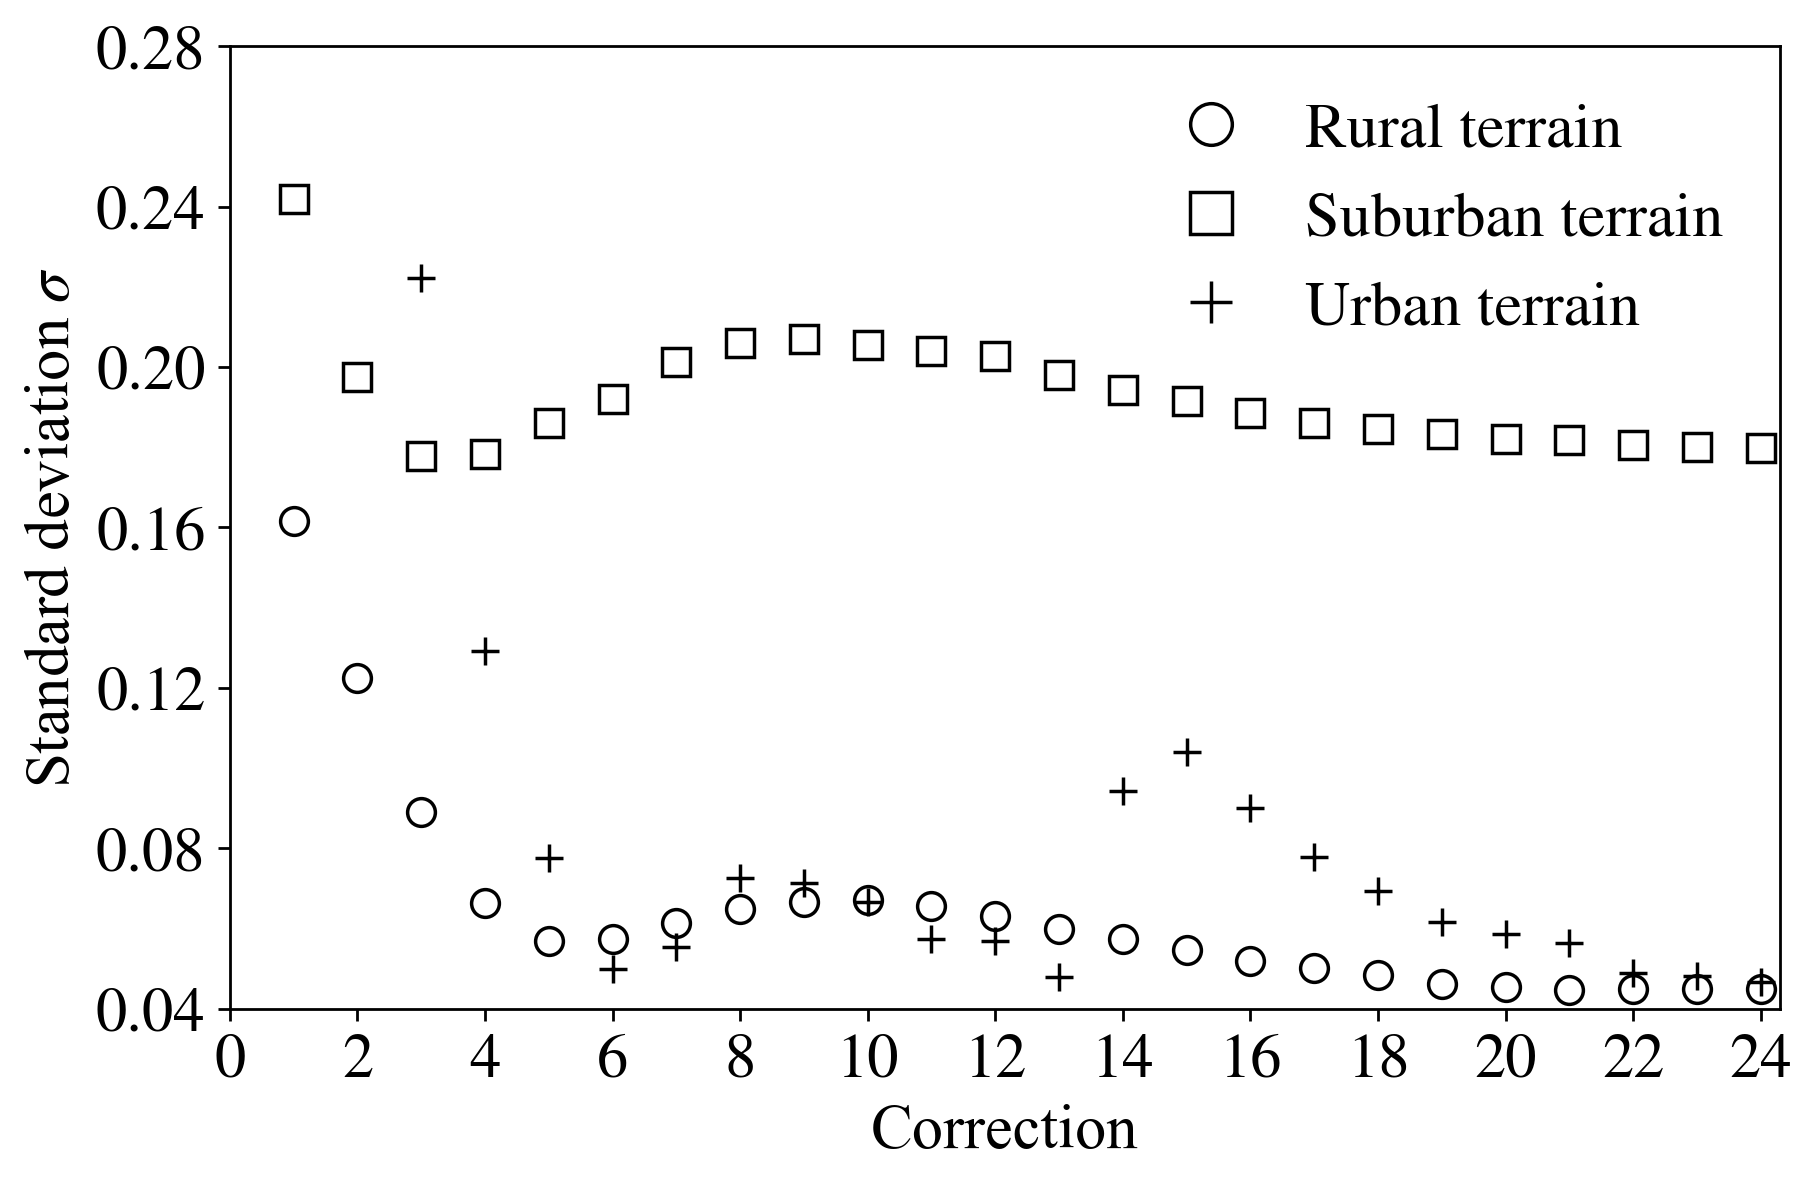

Generate this figure with Python:
import matplotlib
import numpy as np
import pylab as plt

#Change font type and font size in axis labels
matplotlib.rcParams.update({'legend.markerscale': 1.5, 'legend.handlelength': 1, 'legend.frameon': 0, 'legend.handletextpad': 1 , 'font.size': 18,'font.family':'Times New Roman'})

#matplotlib.rcParams['text.usetex'] = True
#matplotlib.rcParams['text.latex.unicode'] = True
matplotlib.rcParams['mathtext.fontset'] = 'stix'
matplotlib.rcParams['font.family'] = 'STIXGeneral'

################################################### Rural terrain ###################################################

sr5000_rural = np.loadtxt('SL1_stressResidual_5000_rural.dat')
sr10000_rural = np.loadtxt('SL1_stressResidual_10000_rural.dat')
sr15000_rural = np.loadtxt('SL1_stressResidual_15000_rural.dat')
sr20000_rural = np.loadtxt('SL1_stressResidual_20000_rural.dat')
sr25000_rural = np.loadtxt('SL1_stressResidual_25000_rural.dat')
sr30000_rural = np.loadtxt('SL1_stressResidual_30000_rural.dat')
sr35000_rural = np.loadtxt('SL1_stressResidual_35000_rural.dat')
sr40000_rural = np.loadtxt('SL1_stressResidual_40000_rural.dat')
sr45000_rural = np.loadtxt('SL1_stressResidual_45000_rural.dat')
sr50000_rural = np.loadtxt('SL1_stressResidual_50000_rural.dat')
sr55000_rural = np.loadtxt('SL1_stressResidual_55000_rural.dat')
sr60000_rural = np.loadtxt('SL1_stressResidual_60000_rural.dat')
sr65000_rural = np.loadtxt('SL1_stressResidual_65000_rural.dat')
sr70000_rural = np.loadtxt('SL1_stressResidual_70000_rural.dat')
sr75000_rural = np.loadtxt('SL1_stressResidual_75000_rural.dat')
sr80000_rural = np.loadtxt('SL1_stressResidual_80000_rural.dat')
sr85000_rural = np.loadtxt('SL1_stressResidual_85000_rural.dat')
sr90000_rural = np.loadtxt('SL1_stressResidual_90000_rural.dat')
sr95000_rural = np.loadtxt('SL1_stressResidual_95000_rural.dat')
sr100000_rural = np.loadtxt('SL1_stressResidual_100000_rural.dat')
sr105000_rural = np.loadtxt('SL1_stressResidual_105000_rural.dat')
sr110000_rural = np.loadtxt('SL1_stressResidual_110000_rural.dat')
sr115000_rural = np.loadtxt('SL1_stressResidual_115000_rural.dat')
sr120000_rural = np.loadtxt('SL1_stressResidual_120000_rural.dat')
sr125000_rural = np.loadtxt('SL1_stressResidual_125000_rural.dat')

ruralNumCorrections = np.arange(1,24.01,1)

diff5000_rural = np.zeros(np.size(sr5000_rural[:,1]))
for i in range(0,np.size(sr5000_rural[:,1])):
    diff5000_rural[i] = pow(sr5000_rural[i,1],2)

diff10000_rural = np.zeros(np.size(sr10000_rural[:,1]))
for i in range(0,np.size(sr10000_rural[:,1])):
    diff10000_rural[i] = pow(sr10000_rural[i,1],2)

diff15000_rural = np.zeros(np.size(sr15000_rural[:,1]))
for i in range(0,np.size(sr15000_rural[:,1])):
    diff15000_rural[i] = pow(sr15000_rural[i,1],2)

diff20000_rural = np.zeros(np.size(sr20000_rural[:,1]))
for i in range(0,np.size(sr20000_rural[:,1])):
    diff20000_rural[i] = pow(sr20000_rural[i,1],2)

diff25000_rural = np.zeros(np.size(sr25000_rural[:,1]))
for i in range(0,np.size(sr25000_rural[:,1])):
    diff25000_rural[i] = pow(sr25000_rural[i,1],2)

diff30000_rural = np.zeros(np.size(sr30000_rural[:,1]))
for i in range(0,np.size(sr30000_rural[:,1])):
    diff30000_rural[i] = pow(sr30000_rural[i,1],2)

diff35000_rural = np.zeros(np.size(sr35000_rural[:,1]))
for i in range(0,np.size(sr35000_rural[:,1])):
    diff35000_rural[i] = pow(sr35000_rural[i,1],2)

diff40000_rural = np.zeros(np.size(sr40000_rural[:,1]))
for i in range(0,np.size(sr40000_rural[:,1])):
    diff40000_rural[i] = pow(sr40000_rural[i,1],2)

diff45000_rural = np.zeros(np.size(sr45000_rural[:,1]))
for i in range(0,np.size(sr45000_rural[:,1])):
    diff45000_rural[i] = pow(sr45000_rural[i,1],2)

diff50000_rural = np.zeros(np.size(sr50000_rural[:,1]))
for i in range(0,np.size(sr50000_rural[:,1])):
    diff50000_rural[i] = pow(sr50000_rural[i,1],2)

diff55000_rural = np.zeros(np.size(sr55000_rural[:,1]))
for i in range(0,np.size(sr55000_rural[:,1])):
    diff55000_rural[i] = pow(sr55000_rural[i,1],2)

diff60000_rural = np.zeros(np.size(sr60000_rural[:,1]))
for i in range(0,np.size(sr60000_rural[:,1])):
    diff60000_rural[i] = pow(sr60000_rural[i,1],2)

diff65000_rural = np.zeros(np.size(sr65000_rural[:,1]))
for i in range(0,np.size(sr65000_rural[:,1])):
    diff65000_rural[i] = pow(sr65000_rural[i,1],2)

diff70000_rural = np.zeros(np.size(sr70000_rural[:,1]))
for i in range(0,np.size(sr70000_rural[:,1])):
    diff70000_rural[i] = pow(sr70000_rural[i,1],2)

diff75000_rural = np.zeros(np.size(sr75000_rural[:,1]))
for i in range(0,np.size(sr75000_rural[:,1])):
    diff75000_rural[i] = pow(sr75000_rural[i,1],2)

diff80000_rural = np.zeros(np.size(sr80000_rural[:,1]))
for i in range(0,np.size(sr80000_rural[:,1])):
    diff80000_rural[i] = pow(sr80000_rural[i,1],2)

diff85000_rural = np.zeros(np.size(sr85000_rural[:,1]))
for i in range(0,np.size(sr85000_rural[:,1])):
    diff85000_rural[i] = pow(sr85000_rural[i,1],2)

diff90000_rural = np.zeros(np.size(sr90000_rural[:,1]))
for i in range(0,np.size(sr90000_rural[:,1])):
    diff90000_rural[i] = pow(sr90000_rural[i,1],2)

diff95000_rural = np.zeros(np.size(sr95000_rural[:,1]))
for i in range(0,np.size(sr95000_rural[:,1])):
    diff95000_rural[i] = pow(sr95000_rural[i,1],2)

diff100000_rural = np.zeros(np.size(sr100000_rural[:,1]))
for i in range(0,np.size(sr100000_rural[:,1])):
    diff100000_rural[i] = pow(sr100000_rural[i,1],2)

diff105000_rural = np.zeros(np.size(sr105000_rural[:,1]))
for i in range(0,np.size(sr105000_rural[:,1])):
    diff105000_rural[i] = pow(sr105000_rural[i,1],2)

diff110000_rural = np.zeros(np.size(sr110000_rural[:,1]))
for i in range(0,np.size(sr110000_rural[:,1])):
    diff110000_rural[i] = pow(sr110000_rural[i,1],2)

diff115000_rural = np.zeros(np.size(sr115000_rural[:,1]))
for i in range(0,np.size(sr115000_rural[:,1])):
    diff115000_rural[i] = pow(sr115000_rural[i,1],2)

diff120000_rural = np.zeros(np.size(sr120000_rural[:,1]))
for i in range(0,np.size(sr120000_rural[:,1])):
    diff120000_rural[i] = pow(sr120000_rural[i,1],2)

diff125000_rural = np.zeros(np.size(sr125000_rural[:,1]))
for i in range(0,np.size(sr125000_rural[:,1])):
    diff125000_rural[i] = pow(sr125000_rural[i,1],2)

STD_rural = np.array([ np.sqrt( np.sum(diff5000_rural) / (np.size(sr5000_rural[:,1])) ),
np.sqrt( np.sum(diff10000_rural) / (np.size(sr10000_rural[:,1])) ),
np.sqrt( np.sum(diff15000_rural) / (np.size(sr15000_rural[:,1])) ),
np.sqrt( np.sum(diff20000_rural) / (np.size(sr20000_rural[:,1])) ),
np.sqrt( np.sum(diff25000_rural) / (np.size(sr25000_rural[:,1])) ),
np.sqrt( np.sum(diff30000_rural) / (np.size(sr30000_rural[:,1])) ),
np.sqrt( np.sum(diff35000_rural) / (np.size(sr35000_rural[:,1])) ),
np.sqrt( np.sum(diff40000_rural) / (np.size(sr40000_rural[:,1])) ),
np.sqrt( np.sum(diff45000_rural) / (np.size(sr45000_rural[:,1])) ),
np.sqrt( np.sum(diff50000_rural) / (np.size(sr50000_rural[:,1])) ),
np.sqrt( np.sum(diff55000_rural) / (np.size(sr55000_rural[:,1])) ),
np.sqrt( np.sum(diff60000_rural) / (np.size(sr60000_rural[:,1])) ),
np.sqrt( np.sum(diff65000_rural) / (np.size(sr65000_rural[:,1])) ),
np.sqrt( np.sum(diff70000_rural) / (np.size(sr70000_rural[:,1])) ),
np.sqrt( np.sum(diff75000_rural) / (np.size(sr75000_rural[:,1])) ),
np.sqrt( np.sum(diff80000_rural) / (np.size(sr80000_rural[:,1])) ),
np.sqrt( np.sum(diff85000_rural) / (np.size(sr85000_rural[:,1])) ),
np.sqrt( np.sum(diff90000_rural) / (np.size(sr90000_rural[:,1])) ),
np.sqrt( np.sum(diff95000_rural) / (np.size(sr95000_rural[:,1])) ),
np.sqrt( np.sum(diff100000_rural) / (np.size(sr100000_rural[:,1])) ),
np.sqrt( np.sum(diff105000_rural) / (np.size(sr105000_rural[:,1])) ),
np.sqrt( np.sum(diff110000_rural) / (np.size(sr110000_rural[:,1])) ),
np.sqrt( np.sum(diff115000_rural) / (np.size(sr115000_rural[:,1])) ),
np.sqrt( np.sum(diff120000_rural) / (np.size(sr120000_rural[:,1])) )  ])
#np.sqrt( np.sum(diff125000_rural) / (np.size(sr125000_rural[:,1])) ) ])

################################################### SubUrban terrain ###################################################

sr5000_suburban = np.loadtxt('SL1_stressResidual_5000_suburban.dat')
sr10000_suburban = np.loadtxt('SL1_stressResidual_10000_suburban.dat')
sr15000_suburban = np.loadtxt('SL1_stressResidual_15000_suburban.dat')
sr20000_suburban = np.loadtxt('SL1_stressResidual_20000_suburban.dat')
sr25000_suburban = np.loadtxt('SL1_stressResidual_25000_suburban.dat')
sr30000_suburban = np.loadtxt('SL1_stressResidual_30000_suburban.dat')
sr35000_suburban = np.loadtxt('SL1_stressResidual_35000_suburban.dat')
sr40000_suburban = np.loadtxt('SL1_stressResidual_40000_suburban.dat')
sr45000_suburban = np.loadtxt('SL1_stressResidual_45000_suburban.dat')
sr50000_suburban = np.loadtxt('SL1_stressResidual_50000_suburban.dat')
sr55000_suburban = np.loadtxt('SL1_stressResidual_55000_suburban.dat')
sr60000_suburban = np.loadtxt('SL1_stressResidual_60000_suburban.dat')
sr65000_suburban = np.loadtxt('SL1_stressResidual_65000_suburban.dat')
sr70000_suburban = np.loadtxt('SL1_stressResidual_70000_suburban.dat')
sr75000_suburban = np.loadtxt('SL1_stressResidual_75000_suburban.dat')
sr80000_suburban = np.loadtxt('SL1_stressResidual_80000_suburban.dat')
sr85000_suburban = np.loadtxt('SL1_stressResidual_85000_suburban.dat')
sr90000_suburban = np.loadtxt('SL1_stressResidual_90000_suburban.dat')
sr95000_suburban = np.loadtxt('SL1_stressResidual_95000_suburban.dat')
sr100000_suburban = np.loadtxt('SL1_stressResidual_100000_suburban.dat')
sr105000_suburban = np.loadtxt('SL1_stressResidual_105000_suburban.dat')
sr110000_suburban = np.loadtxt('SL1_stressResidual_110000_suburban.dat')
sr115000_suburban = np.loadtxt('SL1_stressResidual_115000_suburban.dat')
sr120000_suburban = np.loadtxt('SL1_stressResidual_120000_suburban.dat')
sr125000_suburban = np.loadtxt('SL1_stressResidual_125000_suburban.dat')

suburbanNumCorrections = np.arange(1,24.01,1)

diff5000_suburban = np.zeros(np.size(sr5000_suburban[:,1]))
for i in range(0,np.size(sr5000_suburban[:,1])):
    diff5000_suburban[i] = pow(sr5000_suburban[i,1],2)

diff10000_suburban = np.zeros(np.size(sr10000_suburban[:,1]))
for i in range(0,np.size(sr10000_suburban[:,1])):
    diff10000_suburban[i] = pow(sr10000_suburban[i,1],2)

diff15000_suburban = np.zeros(np.size(sr15000_suburban[:,1]))
for i in range(0,np.size(sr15000_suburban[:,1])):
    diff15000_suburban[i] = pow(sr15000_suburban[i,1],2)

diff20000_suburban = np.zeros(np.size(sr20000_suburban[:,1]))
for i in range(0,np.size(sr20000_suburban[:,1])):
    diff20000_suburban[i] = pow(sr20000_suburban[i,1],2)

diff25000_suburban = np.zeros(np.size(sr25000_suburban[:,1]))
for i in range(0,np.size(sr25000_suburban[:,1])):
    diff25000_suburban[i] = pow(sr25000_suburban[i,1],2)

diff30000_suburban = np.zeros(np.size(sr30000_suburban[:,1]))
for i in range(0,np.size(sr30000_suburban[:,1])):
    diff30000_suburban[i] = pow(sr30000_suburban[i,1],2)

diff35000_suburban = np.zeros(np.size(sr35000_suburban[:,1]))
for i in range(0,np.size(sr35000_suburban[:,1])):
    diff35000_suburban[i] = pow(sr35000_suburban[i,1],2)

diff40000_suburban = np.zeros(np.size(sr40000_suburban[:,1]))
for i in range(0,np.size(sr40000_suburban[:,1])):
    diff40000_suburban[i] = pow(sr40000_suburban[i,1],2)

diff45000_suburban = np.zeros(np.size(sr45000_suburban[:,1]))
for i in range(0,np.size(sr45000_suburban[:,1])):
    diff45000_suburban[i] = pow(sr45000_suburban[i,1],2)

diff50000_suburban = np.zeros(np.size(sr50000_suburban[:,1]))
for i in range(0,np.size(sr50000_suburban[:,1])):
    diff50000_suburban[i] = pow(sr50000_suburban[i,1],2)

diff55000_suburban = np.zeros(np.size(sr55000_suburban[:,1]))
for i in range(0,np.size(sr55000_suburban[:,1])):
    diff55000_suburban[i] = pow(sr55000_suburban[i,1],2)

diff60000_suburban = np.zeros(np.size(sr60000_suburban[:,1]))
for i in range(0,np.size(sr60000_suburban[:,1])):
    diff60000_suburban[i] = pow(sr60000_suburban[i,1],2)

diff65000_suburban = np.zeros(np.size(sr65000_suburban[:,1]))
for i in range(0,np.size(sr65000_suburban[:,1])):
    diff65000_suburban[i] = pow(sr65000_suburban[i,1],2)

diff70000_suburban = np.zeros(np.size(sr70000_suburban[:,1]))
for i in range(0,np.size(sr70000_suburban[:,1])):
    diff70000_suburban[i] = pow(sr70000_suburban[i,1],2)

diff75000_suburban = np.zeros(np.size(sr75000_suburban[:,1]))
for i in range(0,np.size(sr75000_suburban[:,1])):
    diff75000_suburban[i] = pow(sr75000_suburban[i,1],2)

diff80000_suburban = np.zeros(np.size(sr80000_suburban[:,1]))
for i in range(0,np.size(sr80000_suburban[:,1])):
    diff80000_suburban[i] = pow(sr80000_suburban[i,1],2)

diff85000_suburban = np.zeros(np.size(sr85000_suburban[:,1]))
for i in range(0,np.size(sr85000_suburban[:,1])):
    diff85000_suburban[i] = pow(sr85000_suburban[i,1],2)

diff90000_suburban = np.zeros(np.size(sr90000_suburban[:,1]))
for i in range(0,np.size(sr90000_suburban[:,1])):
    diff90000_suburban[i] = pow(sr90000_suburban[i,1],2)

diff95000_suburban = np.zeros(np.size(sr95000_suburban[:,1]))
for i in range(0,np.size(sr95000_suburban[:,1])):
    diff95000_suburban[i] = pow(sr95000_suburban[i,1],2)

diff100000_suburban = np.zeros(np.size(sr100000_suburban[:,1]))
for i in range(0,np.size(sr100000_suburban[:,1])):
    diff100000_suburban[i] = pow(sr100000_suburban[i,1],2)

diff105000_suburban = np.zeros(np.size(sr105000_suburban[:,1]))
for i in range(0,np.size(sr105000_suburban[:,1])):
    diff105000_suburban[i] = pow(sr105000_suburban[i,1],2)

diff110000_suburban = np.zeros(np.size(sr110000_suburban[:,1]))
for i in range(0,np.size(sr110000_suburban[:,1])):
    diff110000_suburban[i] = pow(sr110000_suburban[i,1],2)

diff115000_suburban = np.zeros(np.size(sr115000_suburban[:,1]))
for i in range(0,np.size(sr115000_suburban[:,1])):
    diff115000_suburban[i] = pow(sr115000_suburban[i,1],2)

diff120000_suburban = np.zeros(np.size(sr120000_suburban[:,1]))
for i in range(0,np.size(sr120000_suburban[:,1])):
    diff120000_suburban[i] = pow(sr120000_suburban[i,1],2)

diff125000_suburban = np.zeros(np.size(sr125000_suburban[:,1]))
for i in range(0,np.size(sr125000_suburban[:,1])):
    diff125000_suburban[i] = pow(sr125000_suburban[i,1],2)

STD_suburban = np.array([ np.sqrt( np.sum(diff5000_suburban) / (np.size(sr5000_suburban[:,1])) ),
np.sqrt( np.sum(diff10000_suburban) / (np.size(sr10000_suburban[:,1])) ),
np.sqrt( np.sum(diff15000_suburban) / (np.size(sr15000_suburban[:,1])) ),
np.sqrt( np.sum(diff20000_suburban) / (np.size(sr20000_suburban[:,1])) ),
np.sqrt( np.sum(diff25000_suburban) / (np.size(sr25000_suburban[:,1])) ),
np.sqrt( np.sum(diff30000_suburban) / (np.size(sr30000_suburban[:,1])) ),
np.sqrt( np.sum(diff35000_suburban) / (np.size(sr35000_suburban[:,1])) ),
np.sqrt( np.sum(diff40000_suburban) / (np.size(sr40000_suburban[:,1])) ),
np.sqrt( np.sum(diff45000_suburban) / (np.size(sr45000_suburban[:,1])) ),
np.sqrt( np.sum(diff50000_suburban) / (np.size(sr50000_suburban[:,1])) ),
np.sqrt( np.sum(diff55000_suburban) / (np.size(sr55000_suburban[:,1])) ),
np.sqrt( np.sum(diff60000_suburban) / (np.size(sr60000_suburban[:,1])) ),
np.sqrt( np.sum(diff65000_suburban) / (np.size(sr65000_suburban[:,1])) ),
np.sqrt( np.sum(diff70000_suburban) / (np.size(sr70000_suburban[:,1])) ),
np.sqrt( np.sum(diff75000_suburban) / (np.size(sr75000_suburban[:,1])) ),
np.sqrt( np.sum(diff80000_suburban) / (np.size(sr80000_suburban[:,1])) ),
np.sqrt( np.sum(diff85000_suburban) / (np.size(sr85000_suburban[:,1])) ),
np.sqrt( np.sum(diff90000_suburban) / (np.size(sr90000_suburban[:,1])) ),
np.sqrt( np.sum(diff95000_suburban) / (np.size(sr95000_suburban[:,1])) ),
np.sqrt( np.sum(diff100000_suburban) / (np.size(sr100000_suburban[:,1])) ),
np.sqrt( np.sum(diff105000_suburban) / (np.size(sr105000_suburban[:,1])) ),
np.sqrt( np.sum(diff110000_suburban) / (np.size(sr110000_suburban[:,1])) ),
np.sqrt( np.sum(diff115000_suburban) / (np.size(sr115000_suburban[:,1])) ),
np.sqrt( np.sum(diff120000_suburban) / (np.size(sr120000_suburban[:,1])) )  ])
#np.sqrt( np.sum(diff125000_suburban) / (np.size(sr125000_suburban[:,1])) ) ])

################################################### Urban terrain ###################################################

sr5000_urban = np.loadtxt('SL1_stressResidual_5000_urban.dat')
sr10000_urban = np.loadtxt('SL1_stressResidual_10000_urban.dat')
sr15000_urban = np.loadtxt('SL1_stressResidual_15000_urban.dat')
sr20000_urban = np.loadtxt('SL1_stressResidual_20000_urban.dat')
sr25000_urban = np.loadtxt('SL1_stressResidual_25000_urban.dat')
sr30000_urban = np.loadtxt('SL1_stressResidual_30000_urban.dat')
sr35000_urban = np.loadtxt('SL1_stressResidual_35000_urban.dat')
sr40000_urban = np.loadtxt('SL1_stressResidual_40000_urban.dat')
sr45000_urban = np.loadtxt('SL1_stressResidual_45000_urban.dat')
sr50000_urban = np.loadtxt('SL1_stressResidual_50000_urban.dat')
sr55000_urban = np.loadtxt('SL1_stressResidual_55000_urban.dat')
sr60000_urban = np.loadtxt('SL1_stressResidual_60000_urban.dat')
sr65000_urban = np.loadtxt('SL1_stressResidual_65000_urban.dat')
sr70000_urban = np.loadtxt('SL1_stressResidual_70000_urban.dat')
sr75000_urban = np.loadtxt('SL1_stressResidual_75000_urban.dat')
sr80000_urban = np.loadtxt('SL1_stressResidual_80000_urban.dat')
sr85000_urban = np.loadtxt('SL1_stressResidual_85000_urban.dat')
sr90000_urban = np.loadtxt('SL1_stressResidual_90000_urban.dat')
sr95000_urban = np.loadtxt('SL1_stressResidual_95000_urban.dat')
sr100000_urban = np.loadtxt('SL1_stressResidual_100000_urban.dat')
sr105000_urban = np.loadtxt('SL1_stressResidual_105000_urban.dat')
sr110000_urban = np.loadtxt('SL1_stressResidual_110000_urban.dat')
sr115000_urban = np.loadtxt('SL1_stressResidual_115000_urban.dat')
sr120000_urban = np.loadtxt('SL1_stressResidual_120000_urban.dat')
sr125000_urban = np.loadtxt('SL1_stressResidual_125000_urban.dat')

urbanNumCorrections = np.arange(1,24.01,1)

diff5000_urban = np.zeros(np.size(sr5000_urban[:,1]))
for i in range(0,np.size(sr5000_urban[:,1])):
    diff5000_urban[i] = pow(sr5000_urban[i,1],2)

diff10000_urban = np.zeros(np.size(sr10000_urban[:,1]))
for i in range(0,np.size(sr10000_urban[:,1])):
    diff10000_urban[i] = pow(sr10000_urban[i,1],2)

diff15000_urban = np.zeros(np.size(sr15000_urban[:,1]))
for i in range(0,np.size(sr15000_urban[:,1])):
    diff15000_urban[i] = pow(sr15000_urban[i,1],2)

diff20000_urban = np.zeros(np.size(sr20000_urban[:,1]))
for i in range(0,np.size(sr20000_urban[:,1])):
    diff20000_urban[i] = pow(sr20000_urban[i,1],2)

diff25000_urban = np.zeros(np.size(sr25000_urban[:,1]))
for i in range(0,np.size(sr25000_urban[:,1])):
    diff25000_urban[i] = pow(sr25000_urban[i,1],2)

diff30000_urban = np.zeros(np.size(sr30000_urban[:,1]))
for i in range(0,np.size(sr30000_urban[:,1])):
    diff30000_urban[i] = pow(sr30000_urban[i,1],2)

diff35000_urban = np.zeros(np.size(sr35000_urban[:,1]))
for i in range(0,np.size(sr35000_urban[:,1])):
    diff35000_urban[i] = pow(sr35000_urban[i,1],2)

diff40000_urban = np.zeros(np.size(sr40000_urban[:,1]))
for i in range(0,np.size(sr40000_urban[:,1])):
    diff40000_urban[i] = pow(sr40000_urban[i,1],2)

diff45000_urban = np.zeros(np.size(sr45000_urban[:,1]))
for i in range(0,np.size(sr45000_urban[:,1])):
    diff45000_urban[i] = pow(sr45000_urban[i,1],2)

diff50000_urban = np.zeros(np.size(sr50000_urban[:,1]))
for i in range(0,np.size(sr50000_urban[:,1])):
    diff50000_urban[i] = pow(sr50000_urban[i,1],2)

diff55000_urban = np.zeros(np.size(sr55000_urban[:,1]))
for i in range(0,np.size(sr55000_urban[:,1])):
    diff55000_urban[i] = pow(sr55000_urban[i,1],2)

diff60000_urban = np.zeros(np.size(sr60000_urban[:,1]))
for i in range(0,np.size(sr60000_urban[:,1])):
    diff60000_urban[i] = pow(sr60000_urban[i,1],2)

diff65000_urban = np.zeros(np.size(sr65000_urban[:,1]))
for i in range(0,np.size(sr65000_urban[:,1])):
    diff65000_urban[i] = pow(sr65000_urban[i,1],2)

diff70000_urban = np.zeros(np.size(sr70000_urban[:,1]))
for i in range(0,np.size(sr70000_urban[:,1])):
    diff70000_urban[i] = pow(sr70000_urban[i,1],2)

diff75000_urban = np.zeros(np.size(sr75000_urban[:,1]))
for i in range(0,np.size(sr75000_urban[:,1])):
    diff75000_urban[i] = pow(sr75000_urban[i,1],2)

diff80000_urban = np.zeros(np.size(sr80000_urban[:,1]))
for i in range(0,np.size(sr80000_urban[:,1])):
    diff80000_urban[i] = pow(sr80000_urban[i,1],2)

diff85000_urban = np.zeros(np.size(sr85000_urban[:,1]))
for i in range(0,np.size(sr85000_urban[:,1])):
    diff85000_urban[i] = pow(sr85000_urban[i,1],2)

diff90000_urban = np.zeros(np.size(sr90000_urban[:,1]))
for i in range(0,np.size(sr90000_urban[:,1])):
    diff90000_urban[i] = pow(sr90000_urban[i,1],2)

diff95000_urban = np.zeros(np.size(sr95000_urban[:,1]))
for i in range(0,np.size(sr95000_urban[:,1])):
    diff95000_urban[i] = pow(sr95000_urban[i,1],2)

diff100000_urban = np.zeros(np.size(sr100000_urban[:,1]))
for i in range(0,np.size(sr100000_urban[:,1])):
    diff100000_urban[i] = pow(sr100000_urban[i,1],2)

diff105000_urban = np.zeros(np.size(sr105000_urban[:,1]))
for i in range(0,np.size(sr105000_urban[:,1])):
    diff105000_urban[i] = pow(sr105000_urban[i,1],2)

diff110000_urban = np.zeros(np.size(sr110000_urban[:,1]))
for i in range(0,np.size(sr110000_urban[:,1])):
    diff110000_urban[i] = pow(sr110000_urban[i,1],2)

diff115000_urban = np.zeros(np.size(sr115000_urban[:,1]))
for i in range(0,np.size(sr115000_urban[:,1])):
    diff115000_urban[i] = pow(sr115000_urban[i,1],2)

diff120000_urban = np.zeros(np.size(sr120000_urban[:,1]))
for i in range(0,np.size(sr120000_urban[:,1])):
    diff120000_urban[i] = pow(sr120000_urban[i,1],2)

diff125000_urban = np.zeros(np.size(sr125000_urban[:,1]))
for i in range(0,np.size(sr125000_urban[:,1])):
    diff125000_urban[i] = pow(sr125000_urban[i,1],2)

STD_urban = np.array([ np.sqrt( np.sum(diff5000_urban) / (np.size(sr5000_urban[:,1])) ),
np.sqrt( np.sum(diff10000_urban) / (np.size(sr10000_urban[:,1])) ),
np.sqrt( np.sum(diff15000_urban) / (np.size(sr15000_urban[:,1])) ),
np.sqrt( np.sum(diff20000_urban) / (np.size(sr20000_urban[:,1])) ),
np.sqrt( np.sum(diff25000_urban) / (np.size(sr25000_urban[:,1])) ),
np.sqrt( np.sum(diff30000_urban) / (np.size(sr30000_urban[:,1])) ),
np.sqrt( np.sum(diff35000_urban) / (np.size(sr35000_urban[:,1])) ),
np.sqrt( np.sum(diff40000_urban) / (np.size(sr40000_urban[:,1])) ),
np.sqrt( np.sum(diff45000_urban) / (np.size(sr45000_urban[:,1])) ),
np.sqrt( np.sum(diff50000_urban) / (np.size(sr50000_urban[:,1])) ),
np.sqrt( np.sum(diff55000_urban) / (np.size(sr55000_urban[:,1])) ),
np.sqrt( np.sum(diff60000_urban) / (np.size(sr60000_urban[:,1])) ),
np.sqrt( np.sum(diff65000_urban) / (np.size(sr65000_urban[:,1])) ),
np.sqrt( np.sum(diff70000_urban) / (np.size(sr70000_urban[:,1])) ),
np.sqrt( np.sum(diff75000_urban) / (np.size(sr75000_urban[:,1])) ),
np.sqrt( np.sum(diff80000_urban) / (np.size(sr80000_urban[:,1])) ),
np.sqrt( np.sum(diff85000_urban) / (np.size(sr85000_urban[:,1])) ),
np.sqrt( np.sum(diff90000_urban) / (np.size(sr90000_urban[:,1])) ),
np.sqrt( np.sum(diff95000_urban) / (np.size(sr95000_urban[:,1])) ),
np.sqrt( np.sum(diff100000_urban) / (np.size(sr100000_urban[:,1])) ),
np.sqrt( np.sum(diff105000_urban) / (np.size(sr105000_urban[:,1])) ),
np.sqrt( np.sum(diff110000_urban) / (np.size(sr110000_urban[:,1])) ),
np.sqrt( np.sum(diff115000_urban) / (np.size(sr115000_urban[:,1])) ),
np.sqrt( np.sum(diff120000_urban) / (np.size(sr120000_urban[:,1])) ) ])
#np.sqrt( np.sum(diff125000_urban) / (np.size(sr125000_urban[:,1])) ) ])

################################################### Plot residuals ###################################################

#fig = plt.subplot(1, 3, 1)
fig = plt.figure(1)
ax = plt.axes()
plt.plot(ruralNumCorrections, STD_rural, 'o', markeredgecolor='k', markerfacecolor='none', markersize=8, label=r'Rural terrain')
plt.plot(suburbanNumCorrections, STD_suburban, 's', markeredgecolor='k', markerfacecolor='none', markersize=8, label=r'Suburban terrain')
plt.plot(urbanNumCorrections, STD_urban, '+', markeredgecolor='k', markerfacecolor='none', markersize=8, label=r'Urban terrain')
#plt.plot(xnew, ynew, '-', linewidth='1.5', color='k' , label='Best fit')
#plt.xlabel('Mean velocity, $\overline{u}/u_\mathrm{ref}$ m/s \n a)', fontname="Times New Roman", fontsize=22)
plt.xlabel(r'Correction', fontname="Times New Roman", fontsize=18)
plt.ylabel(r'Standard deviation $\sigma$', fontname="Times New Roman", fontsize=18)
plt.xlim(0, 24.3)
plt.ylim(0.04, 0.28)
starty, endy = (0.04, 0.2801)
startx, endx = (0, 24.01)
ax.yaxis.set_ticks(np.arange(starty,endy,0.04))
ax.xaxis.set_ticks(np.arange(startx,endx,2))
plt.grid(False)
legend = plt.legend(numpoints=1, loc=1)
frame = legend.get_frame()
frame.set_facecolor('white')
frame.set_linewidth(0)

#Get current figure
figure = plt.gcf()
#Set figure size
figure.set_size_inches(8, 5)
#When saving, specify the DPI
plt.savefig('convergenceWS.png', dpi = 250, bbox_inches='tight')
plt.savefig('convergenceWS.pdf', bbox_inches='tight')
#Show figure
plt.show()

################################################################################################################